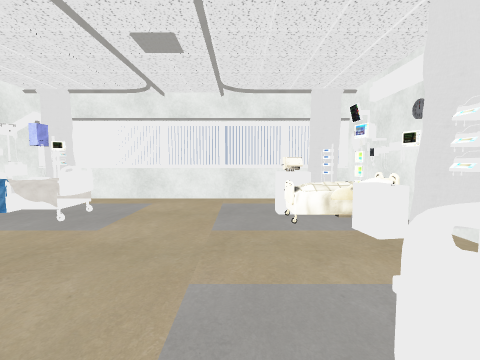
view 1 (above)

12 first-person views from a walk through a 3-D level made in the Unity game engine. The camera is 1.2 m above the floor, tilts 4° down and sees 85° across. The floor is counted in squares, 1 m on a side. Each view is taken from the middle of a square. On the plan, view 1 faces up. The plan holds only what a view shows up to about 12 squares ahead; the rest is blank. Some animated figures are left out. Some surface patterns are stand-ins.

view 2
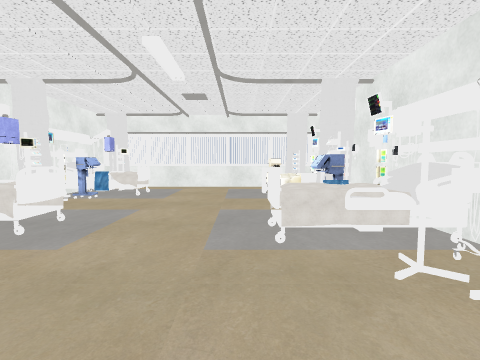

view 3
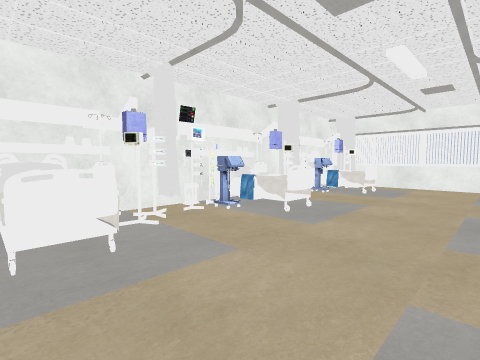

view 4
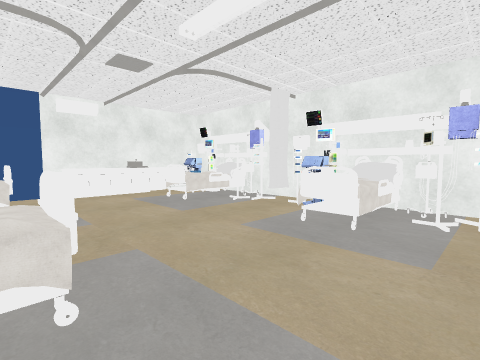

view 5
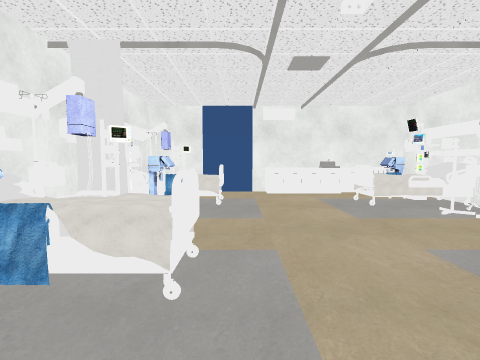

view 6
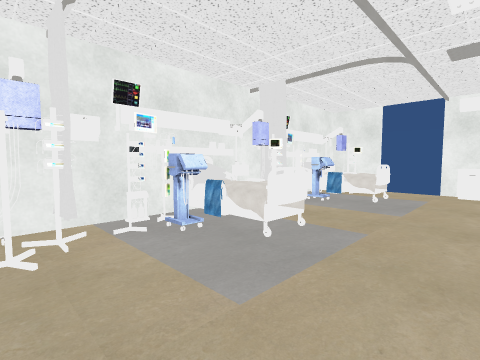

view 7
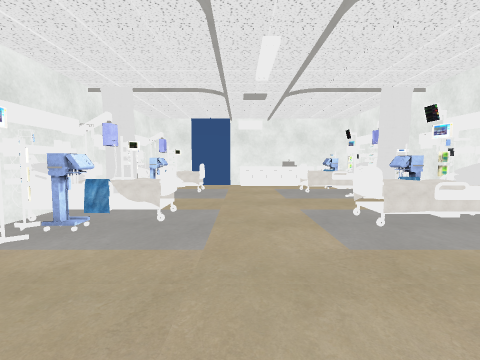

view 8
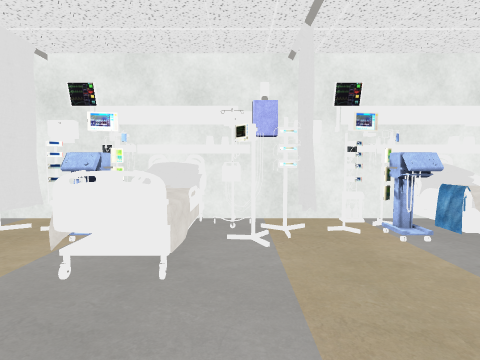

view 9
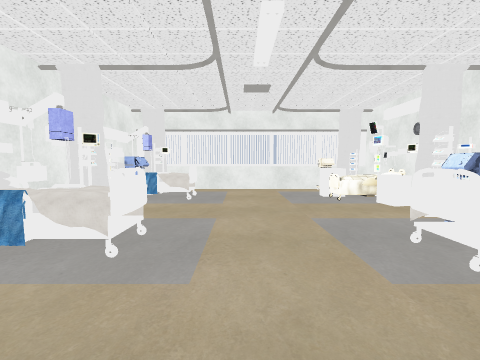

view 10
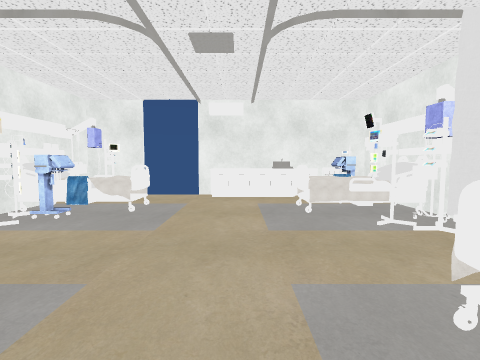

view 11
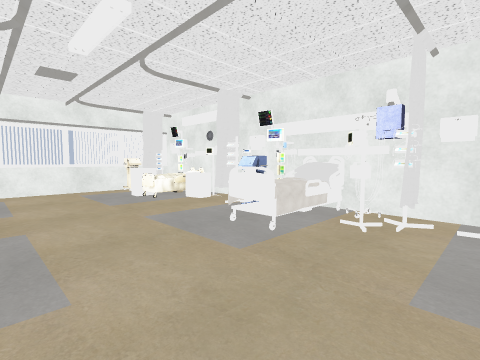

view 12
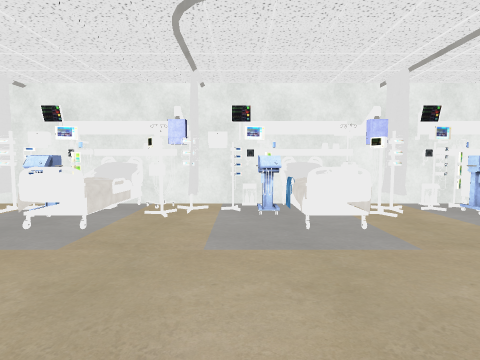

### Floor plan
Points are (right, up) in squares from view 1. A wall is a line through its corners. A room is listed if a view was taken in it or the views show most of it. See-through windows are left out.
Room 1 (views 1, 2, 3, 4, 5, 6, 7, 8, 9, 10, 11, 12)
walls: (-5.1, -1.8) (-5.8, -1.9); (-5.2, -1.9) (-5.7, -1.9) (-6, -2); (-5.7, -1.9) (-5.8, -1.9); (-5.7, -1.9) (-5.1, -1.6); (-5.7, -1.9) (-5.1, -2); (-5.9, -1.8) (-5.5, -2); (-6, -1.9) (-5.5, -1.8) (-5.1, -1.9) (-5.8, -1.9); (-6.1, -1.8) (-5.3, -1.9); (2.9, -1.9) (2.3, -1.9) (2.6, -1.7); (3, -1.9) (2.5, -1.8); (-5.1, 3.1) (-5.8, 3); (-5.1, 3.1) (-6, 3.1); (-5.2, 3.1) (-5.8, 3.2) (-6, 3); (2.2, 2.4) (2.2, 2.9); (-6.1, -6.7) (-5.5, -6.7); (-6, -6.8) (-5.1, -6.9); (-5.4, 3.3) (-6.1, 3.1); (2.2, -6.8) (3, -6.9); (-6.1, -6.9) (-5.3, -6.8) (-5.1, -6.9); (2.1, -6.9) (2.4, -6.7) (3, -7.1); (2.2, -6.9) (3.1, -6.9); (2.2, -7) (2.8, -6.9); (2.4, -7) (2.7, -6.9) (3, -7); (3, 3) (2.6, 3.1) (2.1, 3); (3, 3.1) (2.1, 3.1); (3.1, 3) (2.1, 3.1); (2.8, 3.9) (2.6, 4.4); (3.5, 4.5) (3.5, 8.7); (3.5, -10.5) (3.5, 4.4); (1.9, 7.7) (1.4, 7.7); (1.4, 7.9) (1.3, 8.3); (-5.2, 8) (-5.9, 8.1); (-2.1, 8.7) (-2.4, 8.3); (-4.2, 8.6) (-4.5, 8.3); (-4.8, 8.6) (-5.3, 8.1) (-6, 8); (1.4, -12.5) (3.5, -12.5) (3.5, -10.9); (-5.1, 8.6) (-5.4, 8.3) (-6, 8.1); (1.6, 8.7) (-5.2, 8.7); (-6.5, 8.8) (-6.5, -12.5) (-0.5, -12.5)
low walls: (3, -1.9) (2.2, -2); (2.2, 8.5) (-6.5, 8.5)
objects: other object (-6, -12) to (-5, -12); bed (-6, -11) to (-4, -8); bed (-6, -6) to (-4, -3); bed (-6, -1) to (-4, 2); bed (-6, 4) to (-4, 7); cupboard (-4, -12) to (-1, -12); bed (1, -12) to (3, -8); bed (1, -6) to (3, -3); bed (1, -1) to (3, 2); bed (1, 5); cupboard (1, 6) to (2, 6); cupboard (2, 4) to (2, 5); bed (3, 5)

Where each view was taken, in squares from view 1:
view 1: 0 up, 0 right, facing up
view 2: 4 down, 0 right, facing up
view 3: 5 down, 0 right, facing up-left
view 4: 2 down, 1 right, facing down-left
view 5: 2 down, 0 right, facing down
view 6: 1 down, 2 left, facing down-right
view 7: 1 up, 1 left, facing down
view 8: 2 up, 1 left, facing left
view 9: 3 down, 2 left, facing up
view 10: 3 down, 2 left, facing down
view 11: 3 down, 3 left, facing up-right
view 12: 3 down, 4 left, facing right
